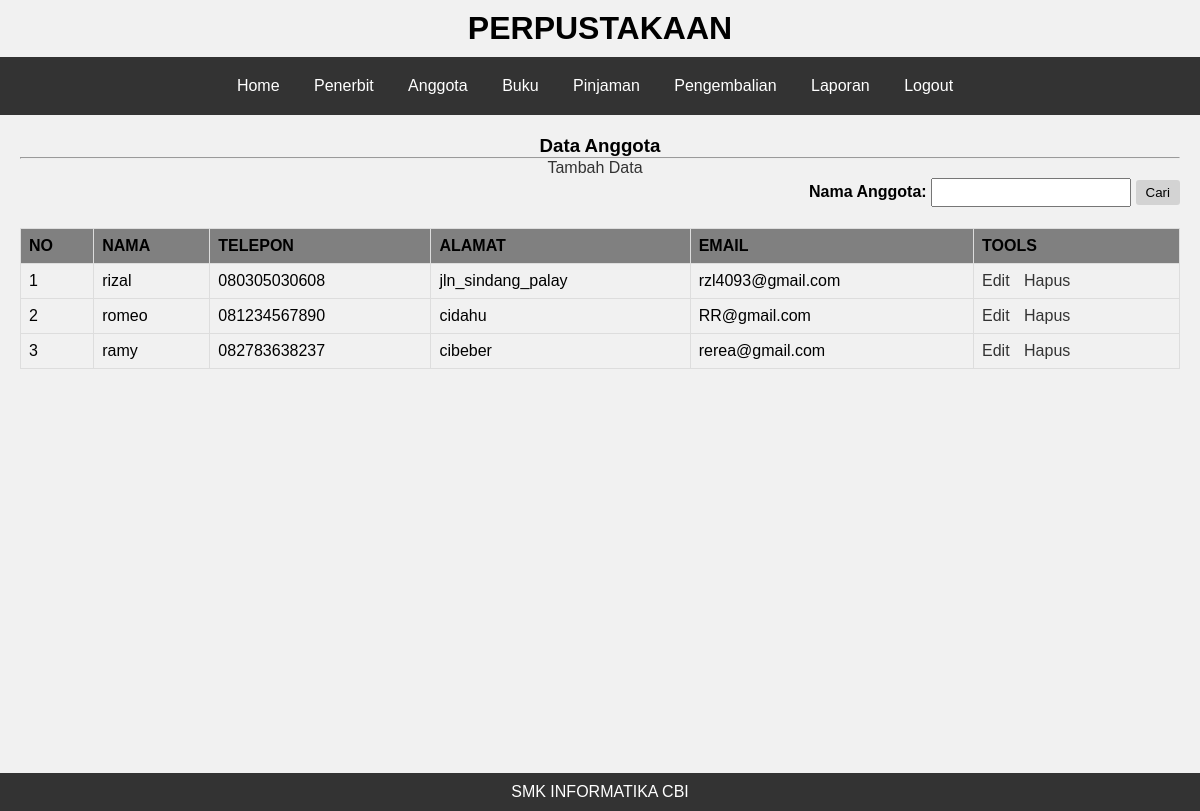
The page /media.php?content=anggota (signed in) on the database its author committed.
### tables this page shows
CREATE TABLE `tbl_anggota` (
  `id_anggota` int(5) NOT NULL,
  `nama_anggota` varchar(45) DEFAULT NULL,
  `no_telp_anggota` varchar(15) DEFAULT NULL,
  `alamat_anggota` varchar(50) DEFAULT NULL,
  `email_anggota` varchar(30) DEFAULT NULL
);

### content/anggota/anggota.php (the view, shortened to what this page needs)
<?php
include '././koneksi.php';
$no=1;
$dataCari	= isset($_POST['txtCari']) ? $_POST['txtCari'] : '';
?>
<h3>Data Anggota</h3>
<hr>
<a href="media.php?content=tambah_anggota">Tambah Data</a>
<div style="text-align: right;margin-bottom: 5px">
	<form action="<?php $_SERVER['PHP_SELF']; ?>" method="post" name="form1" target="_self">
		<b>Nama Anggota:</b>
		<input name="txtCari" type="text" value="<?php echo $dataCari; ?>" size="40" maxlength="100" />
		<input name="btnCari" type="submit" value="Cari" />
	</form>
</div>
<table width="100%" align="center" border="1" cellpadding="5">
		<th bgcolor="grey">NO</th>
		<th bgcolor="grey">NAMA</th>
		<th bgcolor="grey">TELEPON</th>
		<th bgcolor="grey">ALAMAT</th>
		<th bgcolor="grey">EMAIL</th>
		<th bgcolor="grey">TOOLS</th>
	<?php
	if(isset($_POST['btnCari'])){
		$data_penerbit = mysqli_query($koneksi,"SELECT * FROM tbl_anggota WHERE nama_anggota LIKE '%$dataCari%' ORDER BY nama_anggota");
	}else{
		$data_penerbit = mysqli_query($koneksi,"SELECT * FROM tbl_anggota");
	}
		while ($row = mysqli_fetch_array($data_penerbit)) {
	?>
	<tr>
		<td><?php echo $no++?></td>
		<td><?php echo $row['nama_anggota']?></td>
		<td><?php echo $row['no_telp_anggota']?></td>
		<td><?php echo $row['alamat_anggota']?></td>
		<td><?php echo $row['email_anggota']?></td>
		<td>
			<a href="media.php?content=edit_anggota&id=<?php echo $row['id_anggota']?>">Edit</a>
			<a href="content/anggota/hapus_anggota.php?id=<?php echo $row['id_anggota']?>">Hapus</a>
		</td>
	</tr>
	<?php
		}
		?>
</table>

### media.php (shortened to what this page needs)
<!DOCTYPE html>
<html>
<head>
	<link rel="stylesheet" href="desain/media.css">
	<link rel="stylesheet" href="desain/penerbit.css">
	<link rel="stylesheet" href="desain/tambah_penerbit.css">
</head>
<body>
<div class="container">
	<div class="header">
		<h1 style="text-align: center">PERPUSTAKAAN</h1>
	</div>
	<div class="menu">
  <?php include 'menu.php';?>
</div>
	<div class="content" id="isi">
		<?php include 'content.php';?>
	</div>
	<div class="footer">
		<marquee>SMK INFORMATIKA CBI</marquee>
	</div>
</div>
</body>
</html>

### menu.php
<ul>
    <li><a href="media.php?content=home"> Home</a></li>
    <li><a href="media.php?content=penerbit"> Penerbit</a></li>
    <li><a href="media.php?content=anggota"> Anggota</a></li>
    <li><a href="media.php?content=buku"> Buku</a></li>
    <li><a href="media.php?content=pinjaman"> Pinjaman</a></li>
    <li><a href="media.php?content=pengembalian"> Pengembalian</a></li>
    <li><a href="media.php?content=laporan"> Laporan</a></li>
    <li><a href="logout.php"> Logout</a></li>
</ul>

### content.php
<?php
if (isset($_GET['content'])) {
	if ($_GET['content'] == 'home') {
		include 'content/home.php';
	} elseif ($_GET['content'] == "penerbit") {
		include 'content/penerbit/penerbit.php';
	} elseif ($_GET['content'] == "tambah_penerbit") {
		include 'content/penerbit/tambah_penerbit.php';
	} elseif ($_GET['content'] == "edit_penerbit") {
		include 'content/penerbit/edit_penerbit.php';
	} elseif ($_GET['content'] == "anggota") {
		include 'content/anggota/anggota.php';
	} elseif ($_GET['content'] == "tambah_anggota") {
		include 'content/anggota/tambah_anggota.php';
	} elseif ($_GET['content'] == "edit_anggota") {
		include 'content/anggota/edit_anggota.php';
	} elseif ($_GET['content'] == "buku") {
		include 'content/buku/buku.php';
	} elseif ($_GET['content'] == "tambah_buku") {
		include 'content/buku/tambah_buku.php';
	} elseif ($_GET['content'] == "edit_buku") {
		include 'content/buku/edit_buku.php';
	} elseif ($_GET['content'] == "pinjaman") {
		include 'content/pinjaman/pinjaman.php';
	} elseif ($_GET['content'] == "tambah_pinjaman") {
		include 'content/pinjaman/tambah_pinjaman.php';
	} elseif ($_GET['content'] == "edit_pinjaman") {
		include 'content/pinjaman/edit_pinjaman.php';
	} elseif ($_GET['content'] == "pengembalian") {
		include 'content/pengembalian/pengembalian.php';
	} elseif ($_GET['content'] == "tambah_pengembalian") {
		include 'content/pengembalian/tambah_pengembalian.php';
	} elseif ($_GET['content'] == "laporan") {
		include 'content/laporan/laporan.php';
	} elseif ($_GET['content'] == "hasil_laporan") {
		include 'content/laporan/hasil_laporan.php';
	}
	else {
		echo "MODUL BELUM DIBIKIN";
	}
}
?>

### desain/media.css (style rules this page uses)
.container { width: 100%; margin: 0; padding: 0; }
.header { background-color: #f1f1f1; text-align: center; padding: 10px; width: 100%; }
.menu { background-color: #333; color: #fff; text-align: center; padding: 20px; width: 100%; }
.menu a { color: #fff; text-decoration: none; padding: 10px; }
.content { background-color: #f1f1f1; text-align: center; padding: 20px; min-height: 87vh; width: 100%; }
.footer { background-color: #333; color: #fff; text-align: center; padding: 10px; width: 100%; position: fixed; bottom: 0; }
body { font-family: Arial, sans-serif; margin: 0; }
h1 { margin: 0; }
ul { list-style: none; padding: 0; margin: 0; }
li { display: inline-block; }
.header, .menu, .content, .footer { box-sizing: border-box; }
.header h1, .footer marquee { margin: 0; }

### desain/penerbit.css (style rules this page uses)
* { padding: 0; margin: 0; }
table { width: 100%; border-collapse: collapse; margin: 20px 0; }
th, td { border: 1px solid #ddd; padding: 8px; text-align: left; }
th { background-color: grey; }
form { display: inline-block; text-align: right; margin-bottom: 10px; }
input[type="text"] { width: 200px; padding: 5px; margin-left: 10px; }
input[type="submit"] { padding: 5px 10px; background-color: lightgrey; border: none; border-radius: 3px; cursor: pointer; }
a { text-decoration: none; color: #333; margin-right: 10px; }

### desain/tambah_penerbit.css (style rules this page uses)
form { width: 500px; margin: 0 auto; }
table { border-collapse: collapse; width: 100%; }
th, td { padding: 8px; text-align: left; border-bottom: 1px solid #ddd; }
input[type=text], input[type=number], textarea { margin: 1px 0; box-sizing: border-box; }

### rows shown on the page
tbl_anggota: nama_anggota "rizal", no_telp_anggota "080305030608", alamat_anggota "jln_sindang_palay", email_anggota "rzl4093@gmail.com"
tbl_anggota: nama_anggota "romeo", no_telp_anggota "081234567890", alamat_anggota "cidahu", email_anggota "RR@gmail.com"
tbl_anggota: nama_anggota "ramy", no_telp_anggota "082783638237", alamat_anggota "cibeber", email_anggota "rerea@gmail.com"
